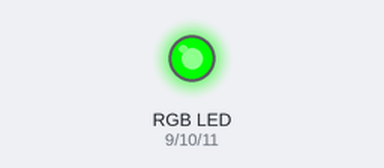
Recording of a sketch running on a simulated Arduino Uno, built with avr-gcc and run on an emulated ATmega328P. Shown: an RGB LED mixed from three pins (HIGH = lit).

Above: at 12.8 s.
At 25.61 s:
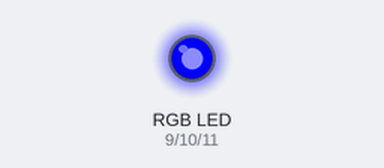
At 38.42 s:
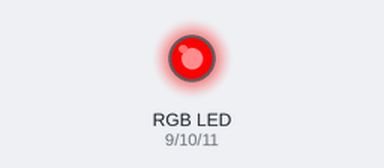
Timing chart, 0 to 40.0 s (numbered marks = the images above):
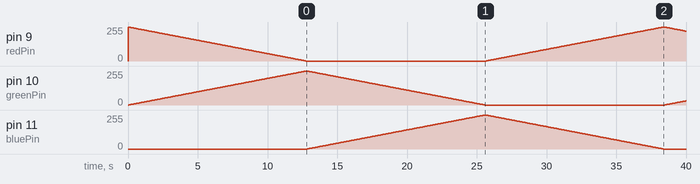

The sketch:

Mood_Light.ino
```cpp
int redPin = 9;     // RGB red
int greenPin = 10;  // RGB green
int bluePin = 11;   // RGB blue

void setup() {
  pinMode(redPin, OUTPUT);
  pinMode(greenPin, OUTPUT);
  pinMode(bluePin, OUTPUT);
}

void loop() {
  int redRate;                      // RED_PIN에 출력시킬 값 저장하기 위한 변수
  int greenRate;                    // GREEN_PIN에 출력시킬 값 저장하기 위한 변수
  int blueRate;                     // BLUE_PIN에 출력시킬 값 저장하기 위한 변수
  for (int i = 0; i < 768; i++) {   // i가 0~767이 될 때 까지 {}안의 내용을 반복
    if (i <= 255) {                 // 빨강 -> 초록
      redRate = 255 - i;            // 빨강을 점점 줄임
      greenRate = i;                // 초록을 점점 높임
      blueRate = 0;                 // 파랑은 없음
    } else if (i <= 511) {          // 초록 -> 파랑
      redRate = 0;                  // 빨강은 없음
      greenRate = 255 - (i - 256);  // 초록을 점점 줄임
      blueRate = (i - 256);         // 파랑을 점점 높임
    } else {                        // 파랑 -> 빨강
      redRate = (i - 512);          // 빨강을 점점 높임
      greenRate = 0;                // 초록은 없음
      blueRate = 255 - (i - 512);   // 파랑을 점점 줄임
    }
    analogWrite(redPin, redRate);      // RED_PIN으로 redRate만큼 아날로그 값 출력
    analogWrite(greenPin, greenRate);  // GREEN_PIN으로 greenRate만큼 값 출력
    analogWrite(bluePin, blueRate);    // BLUE_PIN으로 blueRate만큼 값 출력
    delay(50);
  }
}
```

Measured:
- by itself, pin 11 (bluePin): rises from 0/255 to 255/255 in 12.7 s, then falls to 0/255 in 12.8 s
